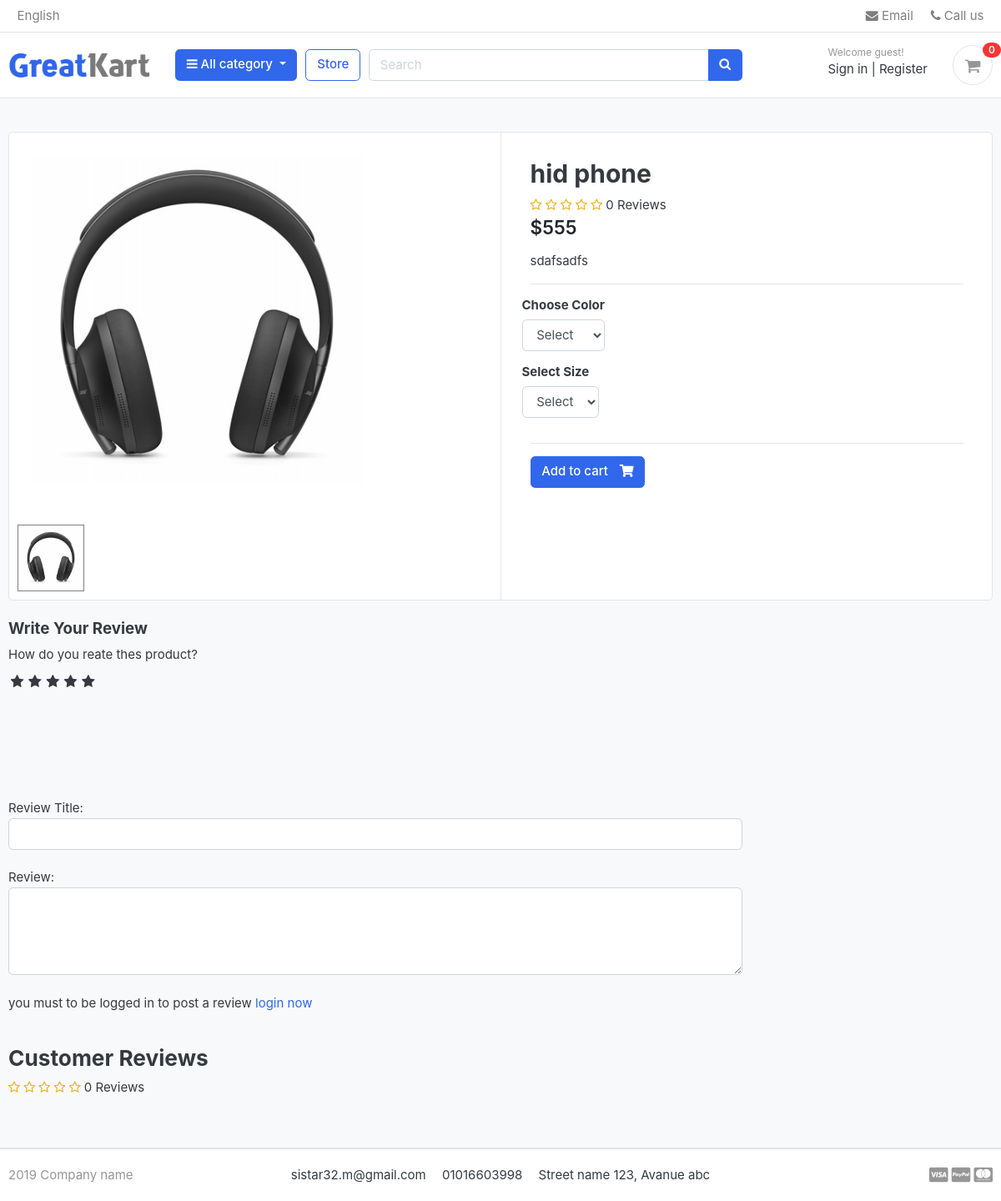
/store/category/shert/hid-phone/, run on the app's committed database.
### store/models.py (models this page shows, shortened)
class Product (models.Model):
    product_name = models.CharField(max_length=50, unique=True)
    slug = models.SlugField(max_length=200, unique=True)
    description = models.TextField()
    price = models.IntegerField()
    image = models.ImageField(upload_to='photos/products')
    stock = models.IntegerField()
    is_available = models.BooleanField(default=True)
    catefory = models.ForeignKey(Category, on_delete=models.CASCADE)
    created_date = models.DateTimeField(auto_now_add=True)
    modified_date = models.DateTimeField(auto_now=True)
    def averageReview (self):
        reviews=ReviewRating.objects.filter(product=self,status=True).aggregate(average=Avg('rating'))
        avg=0
        if reviews['average'] is not None:
            avg=float(reviews['average'])
        return avg
    def countReview (self):
        reviews=ReviewRating.objects.filter(product=self,status=True).aggregate(count=Count('id'))
        cont =0
        if reviews['count'] is not None:
            cont=int(reviews['count'])
        return cont

### store/views.py (the view)
# urls.py: path('category/<str:cat_slug>/<str:prod_slug>/',views.product_detail,name='product_detail'),
def product_detail(request,cat_slug,prod_slug):
    try:
        product=Product.objects.get(catefory__slug=cat_slug,slug=prod_slug)
        in_cart=CartItem.objects.filter(cart__cart_id=_cart_id(request),product=product).exists()
    except Exception as e:
        raise e
    if request.user.is_authenticated:
        try:
            orderproduct=OrderProduct.objects.filter(user=request.user,product_id=product.id).exists()
        except OrderProduct.DoesNotExist :
            orderproduct=None
    else:
        orderproduct=None
    reviews=ReviewRating.objects.filter(product__id=product.id,status=True)
    product_gallery=ProductGallery.objects.filter(product__id=product.id)# re seee
    context={
    'product':product,
    'in_cart':in_cart,
    'orderproduct':orderproduct,
    'reviews':reviews,
    'product_gallery':product_gallery,
    }
    return render (request,'Store/product_detail.html',context)

### cart/context_processors.py (called while the page is built)
def counter (request):
    cart_count=0
    try:
        cart=Cart.objects.filter(cart_id=_cart_id(request))
        if request.user.is_authenticated:
            cart_items=CartItem.objects.filter(user=request.user)
        else:
            cart_items=CartItem.objects.filter(cart=cart[0:1]) # عناصر العربي اللي ف العربيه الواحده و الاولي
        for cart_item in cart_items :
            cart_count+=cart_item.quantity
    except Cart.DoesNotExist :
        cart_count=0
    return dict (cart_count=cart_count)

### cart/views.py (called while the page is built)
def _cart_id (request):
    cart=request.session.session_key
    if not cart :
        cart=request.session.create()
    return cart

### category/context_processors.py (called while the page is built)
def menu_links (request):
    links=Category.objects.all()
    return dict(links=links)

### category/models.py (called while the page is built)
    def get_url (self):
        return reverse ('product_by_catigory',args=[self.slug])

### store/models.py (called while the page is built)
    def colors(self):
        return super(VariationManager, self).filter(variation_category='color', is_acctive=True)

    def sizes(self):
        return super(VariationManager, self).filter(variation_category='size', is_acctive=True)

### templates/Store/product_detail.html (shortened to what this page needs)
{% extends 'base.html' %}
{% load static %}
{% block content %}
<section class="section-content padding-y bg">
  <div class="container">
    <div class="card">
      <div class="row no-gutters">
        <aside class="col-md-6">
          <article class="gallery-wrap">
            <div class="img-big-wrap mainImage">
              <img src="{{product.image.url}}">
            </div>
          </article>
          <ul class="thumb">
            <li>
              <a href="{{product.image.url}}" target="mainImage"><img src="{{product.image.url}}" alt="Product Image"></a>
            </li>
          </ul>
        </aside>
        <main class="col-md-6 border-left">
          <form action="{% url 'add_cart' product.id %}" method="POST">
            <article class="content-body">
              <h2 class="title">{{product.product_name}}</h2>
              <div class="rating-star">
                <span>
                  <i class="fa fa-star{% if product.averageReview < 0.5 %}-o{% elif product.averageReview >= 0.5 and product.averageReview < 1 %}-half-o{% endif %}" aria-hidden="true"></i>
                  <i class="fa fa-star{% if product.averageReview < 1.5 %}-o{% elif product.averageReview >= 1.5 and product.averageReview < 2 %}-half-o{% endif %}" aria-hidden="true"></i>
                  <i class="fa fa-star{% if product.averageReview < 2.5 %}-o{% elif product.averageReview >= 2.5 and product.averageReview < 3 %}-half-o{% endif %}" aria-hidden="true"></i>
                  <i class="fa fa-star{% if product.averageReview < 3.5 %}-o{% elif product.averageReview >= 3.5 and product.averageReview < 4 %}-half-o{% endif %}" aria-hidden="true"></i>
                  <i class="fa fa-star{% if product.averageReview < 4.5 %}-o{% elif product.averageReview >= 4.5 and product.averageReview < 5 %}-half-o{% endif %}" aria-hidden="true"></i>
                  <span>{{product.countReview}} Reviews</span>
                </span>
              </div>
              <div class="mb-3">
                <var class="price h4">${{product.price}}</var>
              </div>
              <p>{{product.description}}</p>
              <hr>
              <div class="row">
                <div class="item-option-select">
                  <h6>Choose Color</h6>
                  <select name="Color" class="form-control" required>
                    <option value="" disabled selected>Select</option>
                  </select>
                </div>
              </div>
              <div class="row">
                <div class="item-option-select">
                  <h6>Select Size</h6>
                  <select name="Size" class="form-control">
                    <option value="" disabled selected>Select</option>
                  </select>
                </div>
              </div>
              <hr>
              {% if product.stock < 1 %} <button class="btn  btn-danger">Out of stock</button>
                {% else %}
                {% if in_cart == 1 %}
                <button class="btn  btn-success"> <span class="text">again</span> <i class="fas fa-check"></i> </button>
                <a href="{% url 'cart'%}" class="btn  btn-outline-primary"> <span class="text">Vio cart</span> <i
                    class="fas fa-eye"></i> </a>
                {% else %}
                <button type="submit" class="btn  btn-primary"> <span class="text">Add to
                    cart</span> <i class="fas fa-shopping-cart"></i> </button>
                {% endif %}
                {% endif %}
            </article>
          </form>
        </main>
      </div>
    </div>
    <br>
    <div class="row">
      <div class="col-md-9">
        <form action="{% url 'submet_review' product.id %}" method="post">
          <h5>Write Your Review</h5>
          <div>
            <label >How do you reate thes product?</label>
            <br>
            <div class="rate">
              <input type="radio" name="rating" id="rating10" value="5" required><label for="rating10" title="5"></label>
              <input type="radio" name="rating" id="rating8" value="4" required><label for="rating8" title="4"></label>
              <input type="radio" name="rating" id="rating6" value="3" required><label for="rating6" title="3"></label>
              <input type="radio" name="rating" id="rating4" value="2" required><label for="rating4" title="2" ></label>
              <input type="radio" name="rating" id="rating2" value="1" required><label for="rating2" title="1"></label>
            </div>
            <br>
            <br>
            <br>
            <br>
            <br>
            <br>
            Review Title:
            <input type="text" class="form-control" name="subject" required>
            <br>
            Review:
            <textarea name="review" rows="4" class="form-control"></textarea>
            <br>
            {% if user.is_authenticated %}
              {% if 1 %}
            <input type="submit" value="Submit Review" class="btn btn-primary">
              {% else %}
                <p>You must purchase this product first before adding your reference to it</p>
              {% endif %}
            {% else %}
            <p>you must to be logged in to post a review <span><a href="{% url 'login' %}">login now</a></span></p>
            {% endif %}
          </div>
        </form>
        <br>
        <header class="section-heading">
          <h3>Customer Reviews </h3>
          <div class="rating-star">
            <span>
              <i class="fa fa-star{% if product.averageReview < 0.5 %}-o{% elif product.averageReview >= 0.5 and product.averageReview < 1 %}-half-o{% endif %}" aria-hidden="true"></i>
              <i class="fa fa-star{% if product.averageReview < 1.5 %}-o{% elif product.averageReview >= 1.5 and product.averageReview < 2 %}-half-o{% endif %}" aria-hidden="true"></i>
              <i class="fa fa-star{% if product.averageReview < 2.5 %}-o{% elif product.averageReview >= 2.5 and product.averageReview < 3 %}-half-o{% endif %}" aria-hidden="true"></i>
              <i class="fa fa-star{% if product.averageReview < 3.5 %}-o{% elif product.averageReview >= 3.5 and product.averageReview < 4 %}-half-o{% endif %}" aria-hidden="true"></i>
              <i class="fa fa-star{% if product.averageReview < 4.5 %}-o{% elif product.averageReview >= 4.5 and product.averageReview < 5 %}-half-o{% endif %}" aria-hidden="true"></i>
              <span>{{product.countReview}} Reviews</span>
            </span>
          </div>
        </header>
      </div>
    </div>
  </div>
</section>
{% endblock content %}

### static/css/ui.css (style rules this page uses)
html { font-family: "Inter", sans-serif; font-size: 15px; }
.content-body { flex: 1 1 auto; padding: 2rem 2.3rem; }
.padding-y { padding-top: 40px; padding-bottom: 40px; }
var { font-style: normal; }
article:after, .form-group:after { display: block; clear: both; content: ""; }
.bg { background-color: #f8f9fa; }
.section-heading { margin-bottom: 20px; margin-top: 15px; }
p:last-child { margin-bottom: 0; }
.btn .text + i { margin-left: 10px; }
.price { font-weight: 600; color: #212529; }
.gallery-wrap .img-big-wrap { margin-bottom: 10px; border-radius: 0.37rem; overflow: hidden; background-color: #fff; }
.gallery-wrap .img-big-wrap img { height: 450px; width: auto; display: inline-block; }
.item-option-select { margin-bottom: 1rem; display: inline-block; margin-right: 15px; }

### static/css/custom.css (style rules this page uses)
.rate { display: inline-block; border: 0; }
.rate > label { float: right; }
.rate > label:before { display: inline-block; font-size: 1.1rem; font-family:FontAwesome ; content:'\f005'; margin:0; padding:0.3rem .2rem ; cursor: pointer; }
.rating-star i { color: #edac09 !important; }
ul.thumb { margin: 0 auto; padding: 0; float: left; }
ul.thumb li { list-style: none; margin: 10px; }
ul.thumb li img { width: 80px; height: 80px; border: 1px solid gray; }

### data on the page
Product: image (picture), product_name "hid phone", countReview "0", price "555", description "sdafsadfs"

### other printed values
{{ cart_count }} "0"
